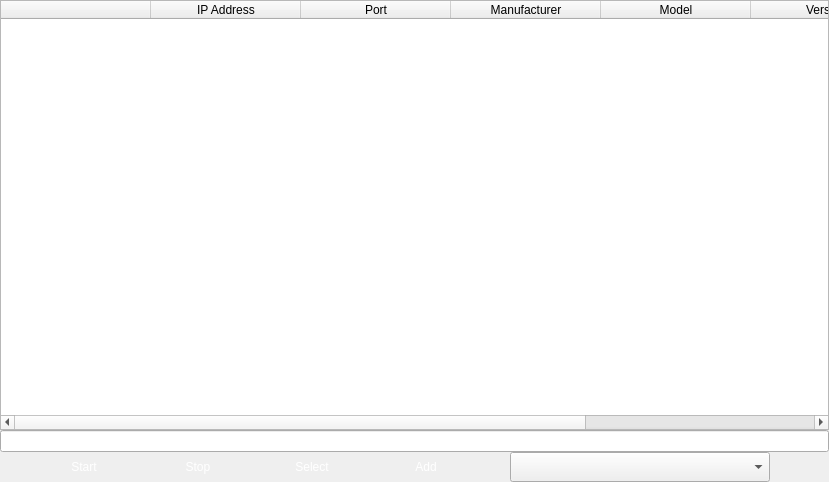
<?xml version="1.0" encoding="UTF-8"?>
<ui version="4.0">
 <class>VSCSearch</class>
 <widget class="QWidget" name="VSCSearch">
  <property name="geometry">
   <rect>
    <x>0</x>
    <y>0</y>
    <width>829</width>
    <height>482</height>
   </rect>
  </property>
  <property name="windowTitle">
   <string>Form</string>
  </property>
  <layout class="QGridLayout" name="gridLayout">
   <property name="leftMargin">
    <number>0</number>
   </property>
   <property name="topMargin">
    <number>0</number>
   </property>
   <property name="rightMargin">
    <number>0</number>
   </property>
   <property name="bottomMargin">
    <number>0</number>
   </property>
   <property name="spacing">
    <number>0</number>
   </property>
   <item row="0" column="0">
    <widget class="QTableWidget" name="tableWidget">
     <property name="frameShape">
      <enum>QFrame::StyledPanel</enum>
     </property>
     <property name="frameShadow">
      <enum>QFrame::Sunken</enum>
     </property>
     <property name="lineWidth">
      <number>1</number>
     </property>
     <property name="autoScroll">
      <bool>true</bool>
     </property>
     <property name="textElideMode">
      <enum>Qt::ElideLeft</enum>
     </property>
     <property name="verticalScrollMode">
      <enum>QAbstractItemView::ScrollPerItem</enum>
     </property>
     <property name="wordWrap">
      <bool>true</bool>
     </property>
     <attribute name="horizontalHeaderDefaultSectionSize">
      <number>150</number>
     </attribute>
     <attribute name="horizontalHeaderMinimumSectionSize">
      <number>23</number>
     </attribute>
     <attribute name="verticalHeaderVisible">
      <bool>true</bool>
     </attribute>
     <attribute name="verticalHeaderCascadingSectionResizes">
      <bool>true</bool>
     </attribute>
     <attribute name="verticalHeaderDefaultSectionSize">
      <number>23</number>
     </attribute>
     <attribute name="verticalHeaderMinimumSectionSize">
      <number>23</number>
     </attribute>
     <attribute name="verticalHeaderShowSortIndicator" stdset="0">
      <bool>false</bool>
     </attribute>
     <attribute name="verticalHeaderStretchLastSection">
      <bool>false</bool>
     </attribute>
     <column>
      <property name="text">
       <string/>
      </property>
     </column>
     <column>
      <property name="text">
       <string>IP Address</string>
      </property>
     </column>
     <column>
      <property name="text">
       <string>Port</string>
      </property>
     </column>
     <column>
      <property name="text">
       <string>Manufacturer</string>
      </property>
     </column>
     <column>
      <property name="text">
       <string>Model</string>
      </property>
     </column>
     <column>
      <property name="text">
       <string>Version</string>
      </property>
     </column>
     <column>
      <property name="text">
       <string>ONVIF Address</string>
      </property>
      <property name="textAlignment">
       <set>AlignJustify|AlignVCenter</set>
      </property>
     </column>
    </widget>
   </item>
   <item row="1" column="0">
    <layout class="QVBoxLayout" name="verticalLayout">
     <item>
      <widget class="QProgressBar" name="progressBar">
       <property name="styleSheet">
        <string notr="true">QProgressBar::chunk {
     background-color: rgb(41, 42, 43)
}</string>
       </property>
       <property name="value">
        <number>0</number>
       </property>
       <property name="textVisible">
        <bool>false</bool>
       </property>
       <property name="format">
        <string notr="true"/>
       </property>
      </widget>
     </item>
     <item>
      <layout class="QHBoxLayout" name="horizontalLayout">
       <item>
        <widget class="QPushButton" name="pushButtonStart">
         <property name="minimumSize">
          <size>
           <width>60</width>
           <height>30</height>
          </size>
         </property>
         <property name="maximumSize">
          <size>
           <width>60</width>
           <height>30</height>
          </size>
         </property>
         <property name="styleSheet">
          <string notr="true">QPushButton { 
border:none;
color:white;
background-image: url(:/action/resources/button.png);}
QPushButton:hover {
	background-image: url(:/action/resources/buttonpress.png);}
QPushButton:pressed {
	background-image: url(:/action/resources/button.png);}
</string>
         </property>
         <property name="text">
          <string>Start</string>
         </property>
        </widget>
       </item>
       <item>
        <widget class="QPushButton" name="pushButtonStop">
         <property name="minimumSize">
          <size>
           <width>60</width>
           <height>30</height>
          </size>
         </property>
         <property name="maximumSize">
          <size>
           <width>60</width>
           <height>30</height>
          </size>
         </property>
         <property name="autoFillBackground">
          <bool>false</bool>
         </property>
         <property name="styleSheet">
          <string notr="true">QPushButton { 
border:none;
color:white;
background-image: url(:/action/resources/button.png);}
QPushButton:hover {
	background-image: url(:/action/resources/buttonpress.png);}
QPushButton:pressed {
	background-image: url(:/action/resources/button.png);}
</string>
         </property>
         <property name="text">
          <string>Stop</string>
         </property>
        </widget>
       </item>
       <item>
        <widget class="QPushButton" name="pushButtonSelect">
         <property name="minimumSize">
          <size>
           <width>60</width>
           <height>30</height>
          </size>
         </property>
         <property name="maximumSize">
          <size>
           <width>60</width>
           <height>30</height>
          </size>
         </property>
         <property name="styleSheet">
          <string notr="true">QPushButton { 
border:none;
color:white;
background-image: url(:/action/resources/button.png);}
QPushButton:hover {
	background-image: url(:/action/resources/buttonpress.png);}
QPushButton:pressed {
	background-image: url(:/action/resources/button.png);}
</string>
         </property>
         <property name="text">
          <string>Select</string>
         </property>
        </widget>
       </item>
       <item>
        <widget class="QPushButton" name="pushButtonAdd">
         <property name="minimumSize">
          <size>
           <width>60</width>
           <height>30</height>
          </size>
         </property>
         <property name="maximumSize">
          <size>
           <width>60</width>
           <height>30</height>
          </size>
         </property>
         <property name="styleSheet">
          <string notr="true">QPushButton { 
border:none;
color:white;
background-image: url(:/action/resources/button.png);}
QPushButton:hover {
	background-image: url(:/action/resources/buttonpress.png);}
QPushButton:pressed {
	background-image: url(:/action/resources/button.png);}
</string>
         </property>
         <property name="text">
          <string>Add</string>
         </property>
        </widget>
       </item>
       <item>
        <widget class="QComboBox" name="comboBox">
         <property name="maximumSize">
          <size>
           <width>260</width>
           <height>30</height>
          </size>
         </property>
        </widget>
       </item>
      </layout>
     </item>
    </layout>
   </item>
  </layout>
 </widget>
 <resources>
  <include location="vscmainwindows.qrc"/>
 </resources>
 <connections/>
</ui>
